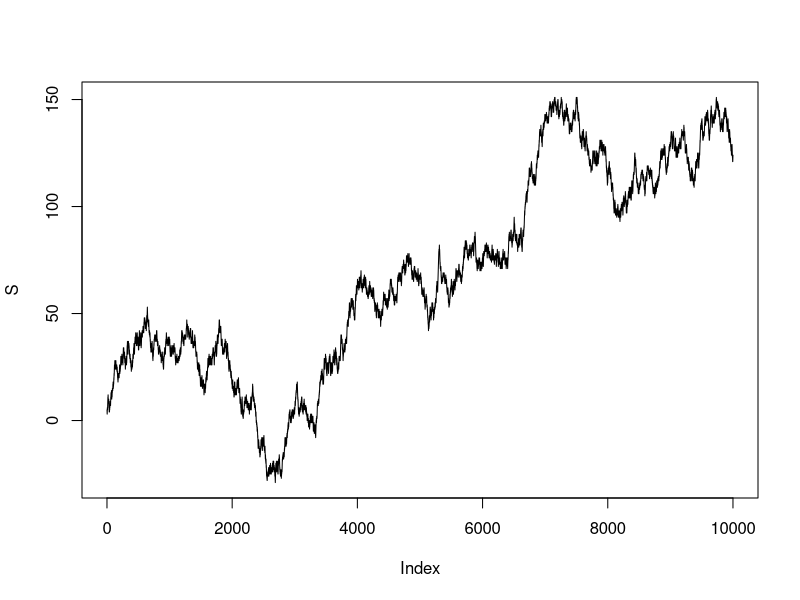
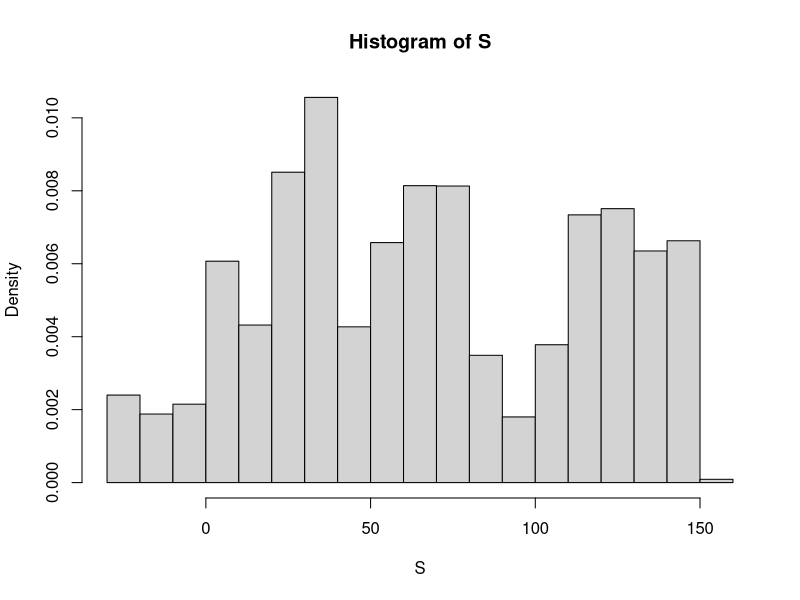
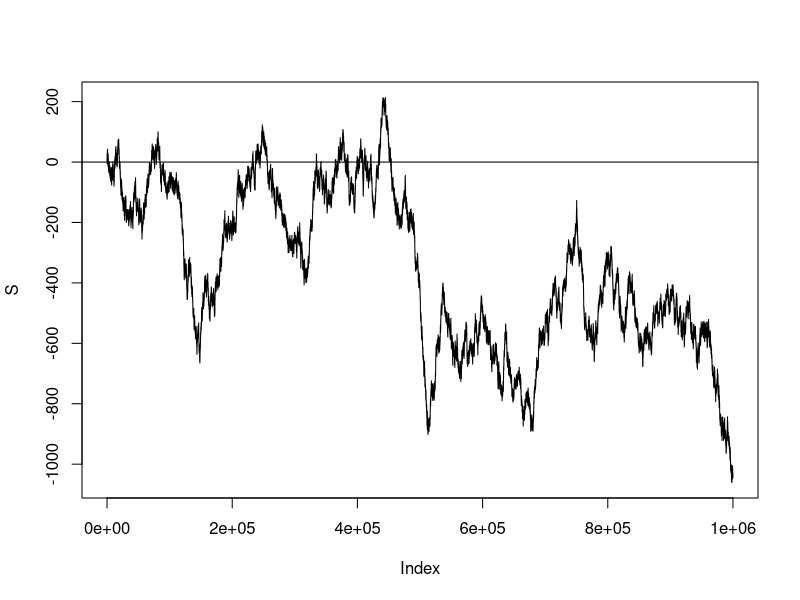
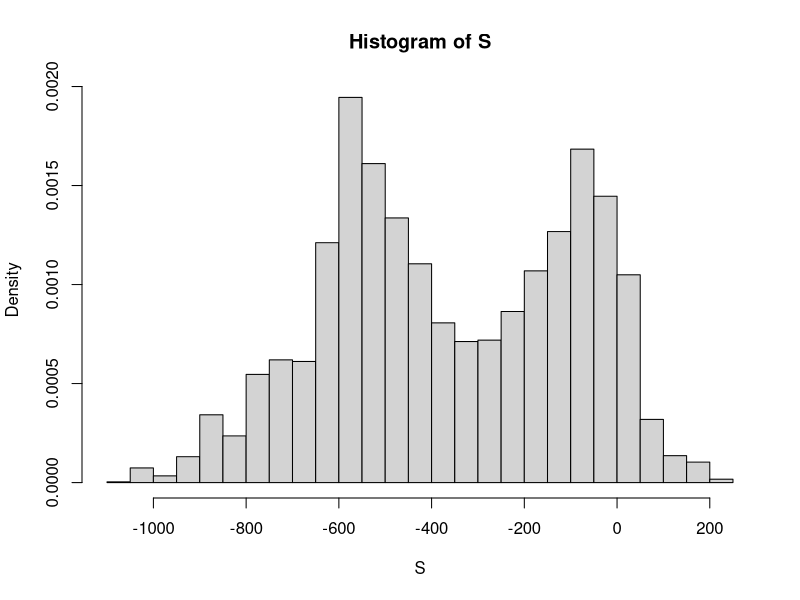
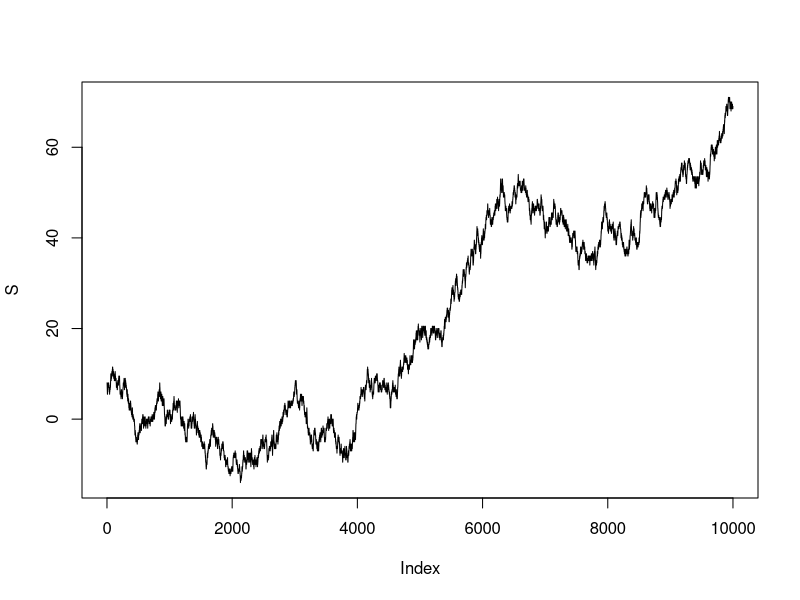
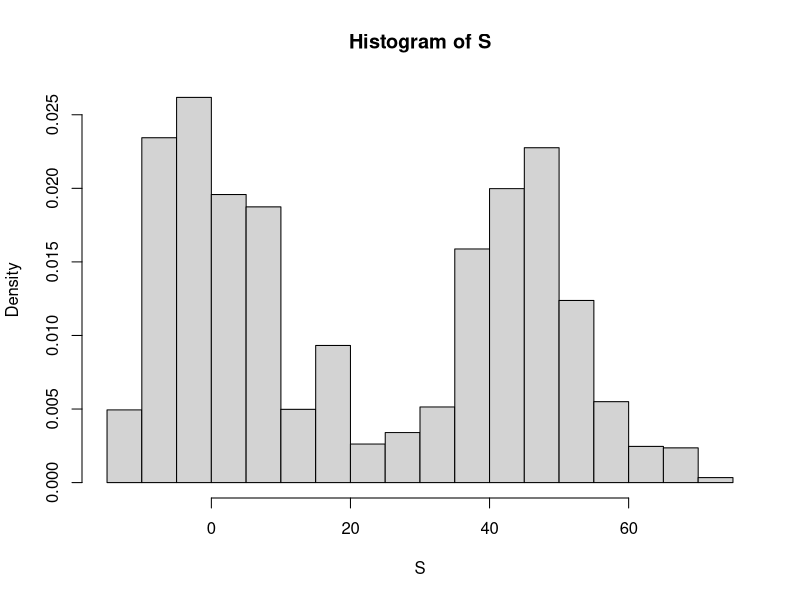
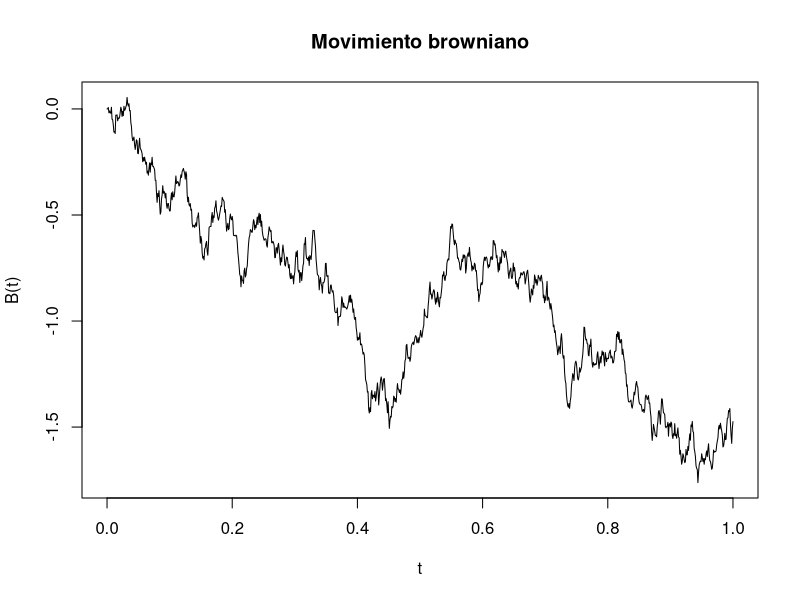
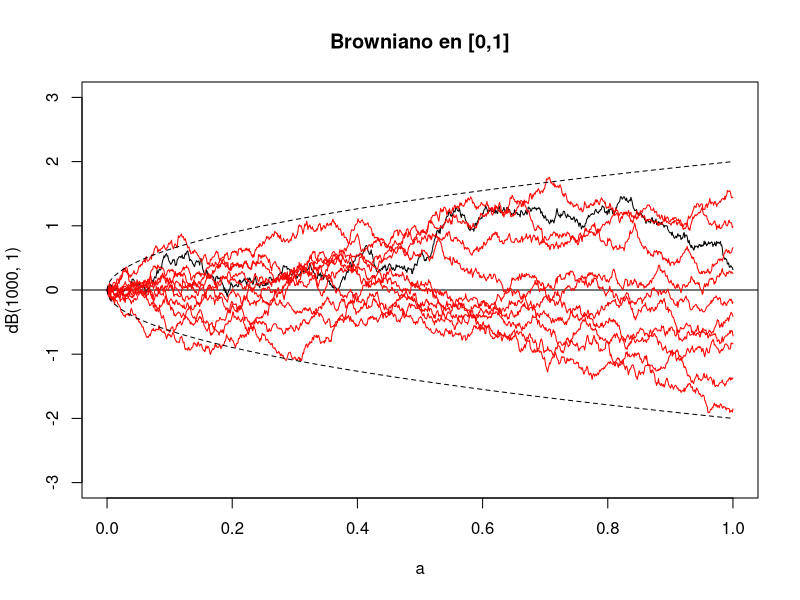

R code for these plots, in order:
## ---- chunk 1
knitr::opts_chunk$set(echo = TRUE)
## ---- chunk 2
N <- 100 #Numero de trayectorias
tiempo <- 1000 #longitud de las trayectorias
P <- matrix(c(1/3,0,0,1/3,2/3,1/2,1/3,1/3,1/2),nrow=3)
X0 <- sample(1:3, N, prob=c(0.5,0.5,0), rep=T) #vector de estados iniciales para las 10 trayectorias

simulaciones <- c()  # guarda las taryectorias del proceso
X <- c()             # proceso
for(i in 1:N){
  X[1] <- X0[i] 
  for(j in 2:(tiempo+1))X[j] <- sample(1:3, 1, prob =P[X[j-1], ])
    simulaciones <- cbind(simulaciones,X)
}

#para 1:
X100 <- simulaciones[tiempo+1,]
table(X100)/sum(table(X100))

#para 2:
X1_100 <- simulaciones[(tiempo-100):tiempo, c(1,10,100)]
apply(X1_100,2,function(x)table(x)/sum(table(x)))
## ---- chunk 3
tiempo <- 10000  #longitud de la cadena
S <- X<- 5 #algún valor inicial
for(i in 2:tiempo){
  p <- runif(1)
  X[i] <- sample(c(1,-1),1,prob=c(p,1-p))
  S[i] <- S[i-1] + X[i]
}
plot(S,type="l")
hist(S,breaks=20,prob=T)
## ---- chunk 4
tiempo <- 1000000
X0 <- 0
X <- sample(c(-1,1),size=tiempo,rep=T)
S <- cumsum(c(X0,X))
plot(S,type="l")
abline(h=0)
hist(S,breaks=20,prob=T)
## ---- chunk 5
tiempo <- 10000  #longitud de la cadena
S <- X <- sample(-10:10,1)  #algún valor inicial
for(i in 2:tiempo){
  a <- runif(3)
  p <- a/sum(a)  #normaliza el vector de probabilidades
  X[i] <- sample(c(1/2,0,-1/2),1,prob=p)
  S[i] <- S[i-1] + X[i]
}
plot(S,type="l")
hist(S,breaks=20,prob=T)
## ---- chunk 6
n <- 1000 #partición
tiempo <- 1  #simulación en el intervalo [0,tiempo] = [0,1]
delta <- tiempo/n #incrementos de la partición del intervalo
B <- cumsum(c(0, rnorm(n, 0, sqrt(delta)))) #usando la versión acumulativa
a <- seq(0, tiempo, by=delta) # puntos de la partición del intervalo [0,tiempo]
plot(a, B, type="l",main="Movimiento browniano",xlab="t", ylab="B(t)")
## ---- chunk 7
dB <- function(n, TT){
  #Esta función genera un proceso de Wiener con n observaciones
  dt <- TT/n  # incremento del intervalo para obtener n puntos.
  return(cumsum(c(0, rnorm(n, 0, sqrt(dt)))))
}

plot(a, dB(1000,1), type = "l", main = "Browniano en [0,1]", ylim = c(-3,3))
abline(h=0)
for(i in 1:10) lines(a, dB(1000,1), col = "red") #simula 10 trayectorias
lines(a, -2*sqrt((0:1000)/1000), lty = 2)
lines(a,  2*sqrt((0:1000)/1000), lty = 2)
## ---- chunk 8
par(pty="s")
plot(dB(10000,1), dB(10000,1), type = "l")
## ---- chunk 9
dBg <- function(n,TT,a,b){
  #Función para un proceso Browniano Geométrico
  dt <- TT/n  # incremento del intervalo para cubrir [0,TT] en n puntos
  dB <- c(0,cumsum(rnorm(n,0,sqrt(dt))))
  dBG <- a*cumsum(rep(TT/n,n+1)) + b*dB
}

plot(a,dBg(1000,1,3,0.5),type="l",ylim=c(-3,3))
for(i in 1:10) lines(a,dBg(1000,1,2,0.5),col="red") #simula 10 trayectorias.
lines(a,dB(1000,1),col="blue",lwd=3)
abline(a = 0,b = 3,lwd=4)
abline(h=0)
## ---- chunk 10

BGeo <- function(n,TT,a,b,S0=100){
         #Función para generar un proceso Browniano Geométrico
  dt <- TT/n #incremento de los intervalos para cubrir [0,TT]
  S <- S0
  for(i in 2:(n+1)){
    S <- append(S, S[i-1]*exp((a-b^2/2)*dt + b*sqrt(dt)*rnorm(1)))
  }
  return(S)
}
plot(a,BGeo(1000,1,0.3,0.5),type="l")
## ---- chunk 11
par(pty="s"); par(mfrow=c(2,3));par(mar=c(1,3,1,3))
n <- 1000 #número de puntos en partición
t <- seq(0,1,length=n) #partición del [0,1]
for(i in 1:6){
Z <- c(0,cumsum(rnorm(n-1)))/sqrt(n)
B <- Z-t*Z[n]
plot(t,B,type="l")
abline(h=0);points(c(0,1),c(0,0),col="red",pch=16)}
## ---- chunk 12
tiempo <- 20
lambda <- 2
tau <- rexp(100,lambda) #genera un número de tiempos de arribo (no previamente determinado)
Tn <- cumsum(tau)  #tiempo acumulado
Nt <- min(which(Tn>tiempo))-1 #Valor del Proceso Poisson
plot(Tn[1:(Nt+1)],0:Nt,type="s", main="Proceso Poisson homogéneo",ylab="Nt",xlab="t")
